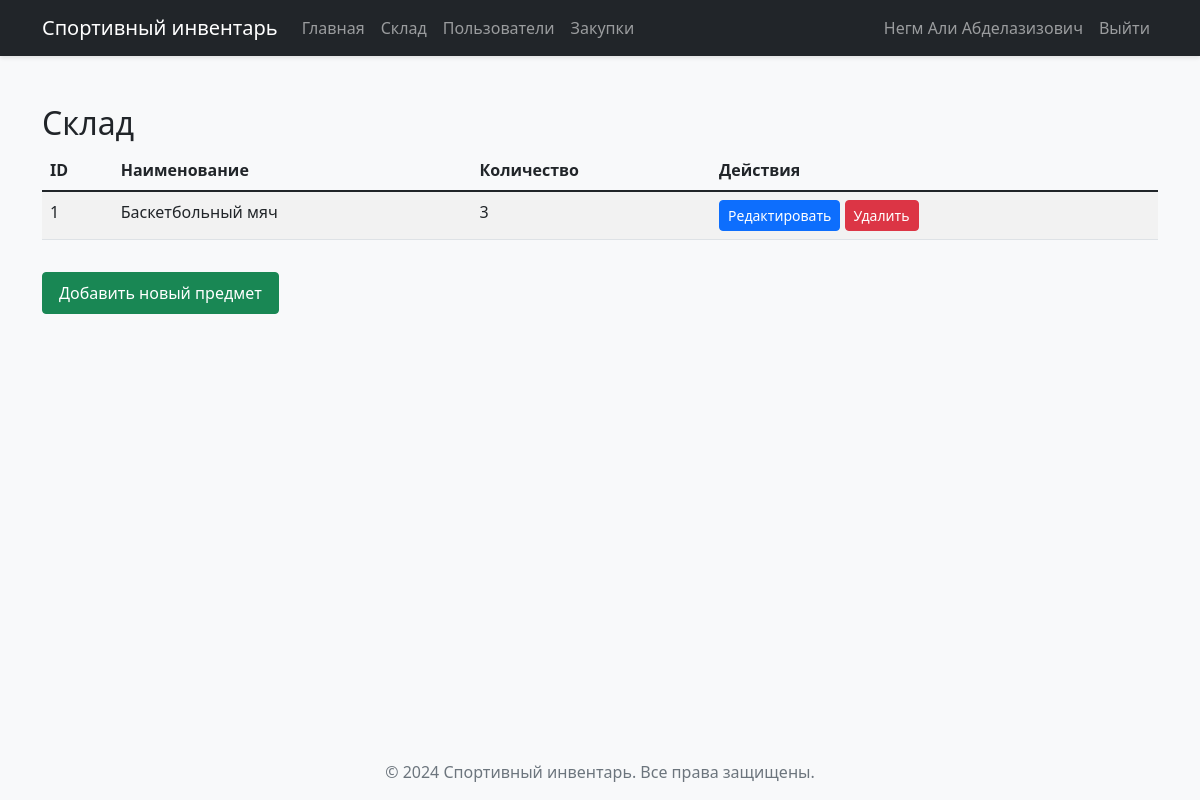
The app's page /storage (signed in), older data.
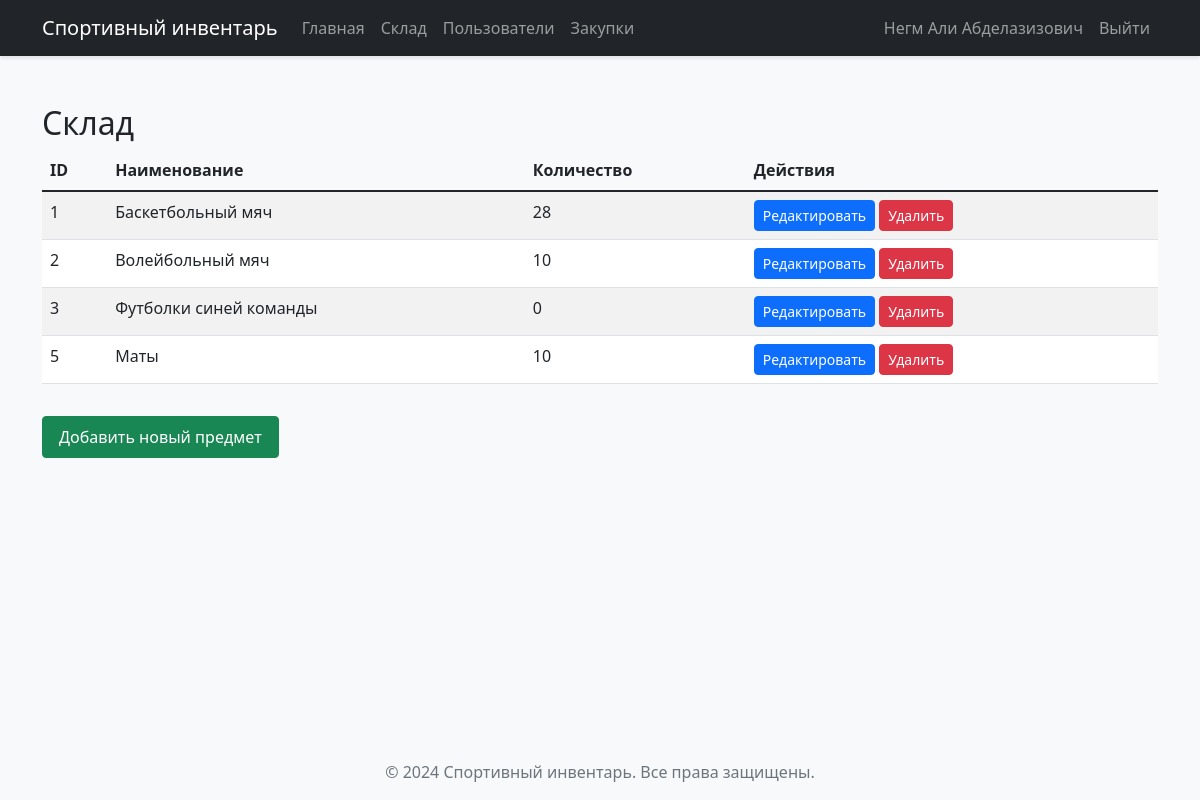
The same page, newer data.
### models.py (models this page shows)
class Storage(db.Model):
    __tablename__ = 'storage'
    id = db.Column(db.Integer(), primary_key=True, nullable=False)
    name = db.Column(db.String(64), nullable=False)
    count = db.Column(db.Integer())

### app.py (the view)
@app.route("/storage")
@login_required
def storage():
    if not current_user.admin:
        flash("Доступ запрещен. Только администраторы могут просматривать склад.")
        return redirect(url_for('get_data'))
    storage_items = Storage.query.all()
    return render_template("storage.html", items=storage_items)

### app.py (called while the page is built)
@login_manager.user_loader
def load_user(user_id):
    return User.query.get(int(user_id))

### templates/storage.html (shortened to what this page needs)
{% extends "base.html" %}
{% block content %}
<div class="container mt-4">
    <h2>Склад</h2>
    <div class="table-responsive">
        <table class="table table-striped table-hover">
            <thead class="thead-dark">
                <tr>
                    <th>ID</th>
                    <th>Наименование</th>
                    <th>Количество</th>
                    {% if current_user.admin %}
                    <th>Действия</th>
                    {% endif %}
                </tr>
            </thead>
            <tbody>
                {% for item in items %}
                <tr>
                    <td>{{ item.id }}</td>
                    <td>{{ item.name }}</td>
                    <td>{{ item.count }}</td>
                    {% if current_user.admin %}
                    <td>
                        <a href="{{ url_for('edit_item', item_id=item.id) }}"
                            class="btn btn-sm btn-primary">Редактировать</a>
                        <button class="btn btn-sm btn-danger" onclick="deleteItem('{{ item.id }}')">Удалить</button>
                    </td>
                    {% endif %}
                </tr>
                {% endfor %}
            </tbody>
        </table>
    </div>
    {% if current_user.admin %}
    <div class="mt-3">
        <a href="{{ url_for('add_item') }}" class="btn btn-success">Добавить новый предмет</a>
    </div>
    {% endif %}
</div>
{% endblock %}

Row changes from the older to the newer data that the page shows:
changed Storage "Баскетбольный мяч": count "3" → "28"
added Storage: id "2", name "Волейбольный мяч", count "10"
added Storage: id "3", name "Футболки синей команды", count "0"
added Storage: id "5", name "Маты", count "10"
